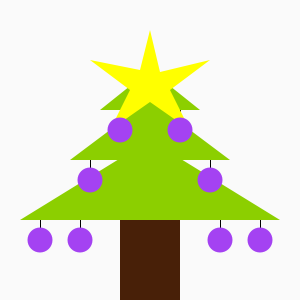
Frame 1 (no input)
Frame 60 (the mouse pressed at the canvas centre just before this capture): identical to frame 1, image omitted
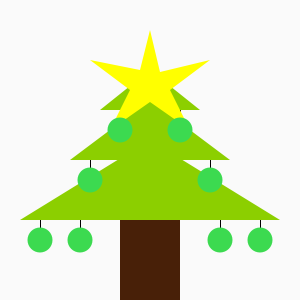
Frame 120 (the mouse held since frame 60 and released just before this capture)

The Processing sketch that drew these frames (run headless with seeded random() and noise(); from frame 60 on, the mouse is pressed at the canvas centre):

// Processing sketch: processing_175517
// ── processing_175517.pde

color c;
void setup(){
size(300,300);
noStroke();
c=color(random(0,255),random(0,255),random(0,255));
}
void draw(){
background(250);
noStroke();
fill(140,207,0);
triangle(70,160,150,100,230,160);
triangle(100,110,150,70,200,110);
triangle(20,220,150,140,280,220);
fill(72,32,8);
rect(120,220,60,100);
fill(0);
rect(40,220,1,20);
rect(80,220,1,20);
rect(260,220,1,20);
rect(220,220,1,20);
rect(90,160,1,20);
rect(210,160,1,20);
rect(120,110,1,20);
rect(180,110,1,20);
fill(255,255,0);

translate(150,80);
beginShape();
vertex(-20,10);
vertex(-60,-20);
vertex(-10,-10);
vertex(0,-50);
vertex(10,-8);
vertex(60,-20);
vertex(20,10);
vertex(40,50);
vertex(0,22);
vertex(-40,50);
vertex(-20,10);
endShape(CLOSE);
resetMatrix();

fill(c);
ellipse(40,240,25,25);
ellipse(80,240,25,25);
ellipse(220,240,25,25);
ellipse(260,240,25,25);
ellipse(90,180,25,25);
ellipse(210,180,25,25);
ellipse(120,130,25,25);
ellipse(180,130,25,25);
}

void mousePressed(){
    c=color(random(255),random(255),random(255));
}
